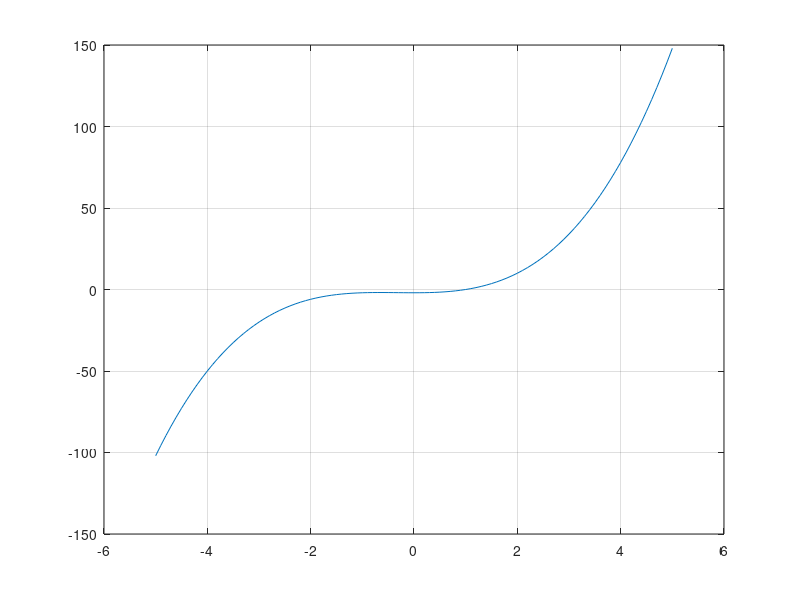

MATLAB code for this plot: (Note: this script raises an error after producing the figure.)
clear;clc 

x = -5:0.1:5;
y = x.^3 + x.^2 - 2;

figure(1); 
plot(x,y)
grid on
ejes=gca; % Obtener los ejes del grafico
ejes.XAxisLocation = 'origin'; % Cambiar la posicion de los ejes
ejes.YAxisLocation = 'origin'; % Cambiar la posicion de los ejes
